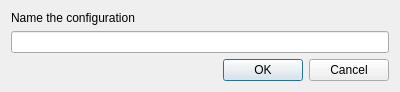
<?xml version="1.0" encoding="UTF-8"?>
<ui version="4.0">
 <class>Dialog_config_name</class>
 <widget class="QDialog" name="Dialog_config_name">
  <property name="geometry">
   <rect>
    <x>0</x>
    <y>0</y>
    <width>400</width>
    <height>86</height>
   </rect>
  </property>
  <property name="windowTitle">
   <string>Dialog</string>
  </property>
  <layout class="QVBoxLayout" name="verticalLayout">
   <item>
    <widget class="QLabel" name="label">
     <property name="text">
      <string>Name the configuration</string>
     </property>
    </widget>
   </item>
   <item>
    <widget class="QLineEdit" name="lineEdit_config_name"/>
   </item>
   <item>
    <widget class="QDialogButtonBox" name="buttonBox">
     <property name="orientation">
      <enum>Qt::Horizontal</enum>
     </property>
     <property name="standardButtons">
      <set>QDialogButtonBox::Cancel|QDialogButtonBox::Ok</set>
     </property>
    </widget>
   </item>
  </layout>
 </widget>
 <resources/>
 <connections>
  <connection>
   <sender>buttonBox</sender>
   <signal>accepted()</signal>
   <receiver>Dialog_config_name</receiver>
   <slot>accept()</slot>
   <hints>
    <hint type="sourcelabel">
     <x>248</x>
     <y>254</y>
    </hint>
    <hint type="destinationlabel">
     <x>157</x>
     <y>274</y>
    </hint>
   </hints>
  </connection>
  <connection>
   <sender>buttonBox</sender>
   <signal>rejected()</signal>
   <receiver>Dialog_config_name</receiver>
   <slot>reject()</slot>
   <hints>
    <hint type="sourcelabel">
     <x>316</x>
     <y>260</y>
    </hint>
    <hint type="destinationlabel">
     <x>286</x>
     <y>274</y>
    </hint>
   </hints>
  </connection>
 </connections>
</ui>
